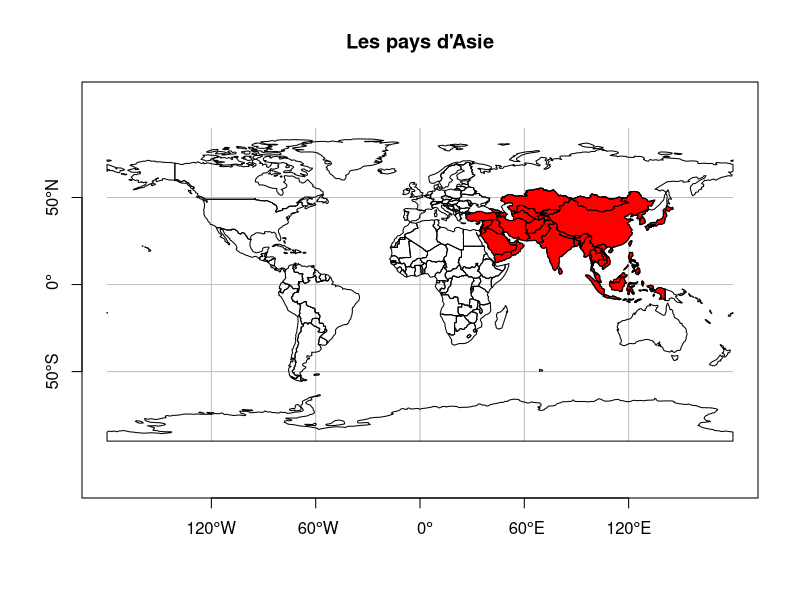

This figure's R source:
## ---- chunk 1
#| label: load-package
#| echo: false
#| warning: false
library(sf)
library(spData)
## ---- chunk 2
#| label: world-class

class(world)
## ---- chunk 3
#| label: world-names
#| class-output: output
#| 
head(world)[1:3,]
## ---- chunk 4
#| label: asia
world_asia <- world[world$continent == "Asia", ]
asia <- st_union(world_asia)
bbox <- st_bbox(world)

asia

world

## ---- chunk 5
#| label: asia-world_plot
#| fig-cap: "L' Asie dans le Monde. La zone asiatique colorée en rouge a été affichée avec les limites de cadre (bounding box) de la carte du Monde. L'ensemble des pays du Monde avec leurs frontières respectives ont été ensuite affichés au-dessus de la zone déjà tracée."
#| cap-location: margin
#| fig-width: 10
#| fig-height: 6
#| fig-format: svg
#| layout-align: center

plot(
  asia, 
  xlim = c(bbox["xmin"], bbox["xmax"]), 
  ylim = c(bbox["ymin"],bbox["ymax"]),
  col = "red",
  graticule = TRUE,
  axes = TRUE,
  main = "Les pays d'Asie"
)

plot(
  st_geometry(world), 
  add = TRUE
)
